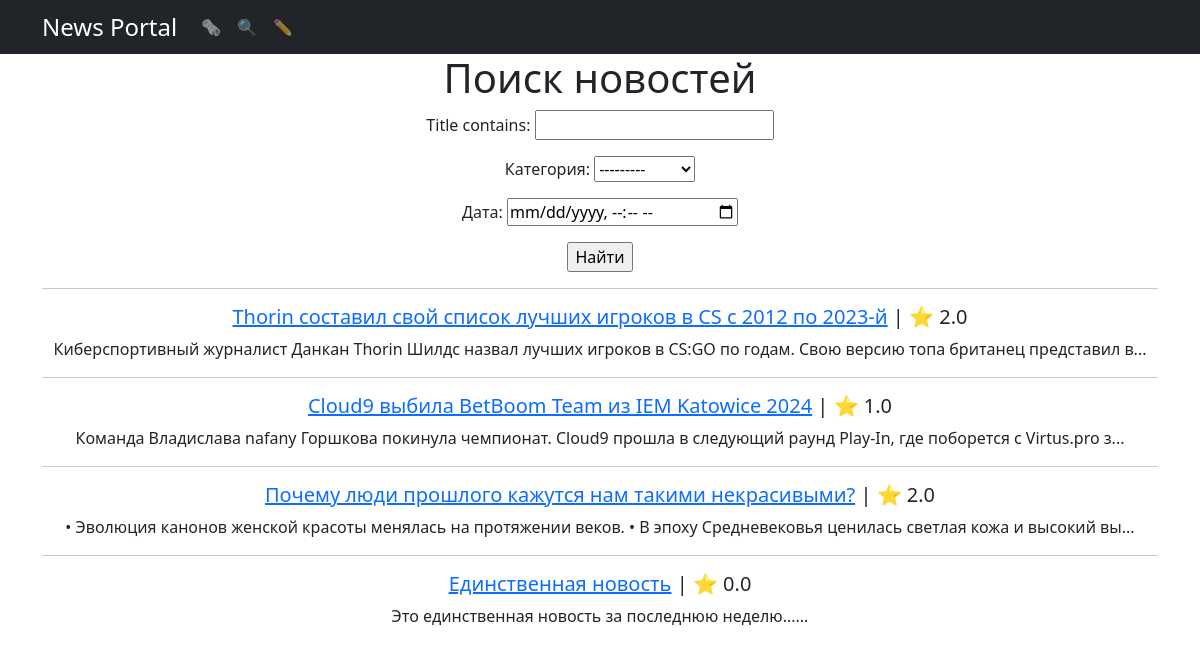
The app's page /search/, older data.
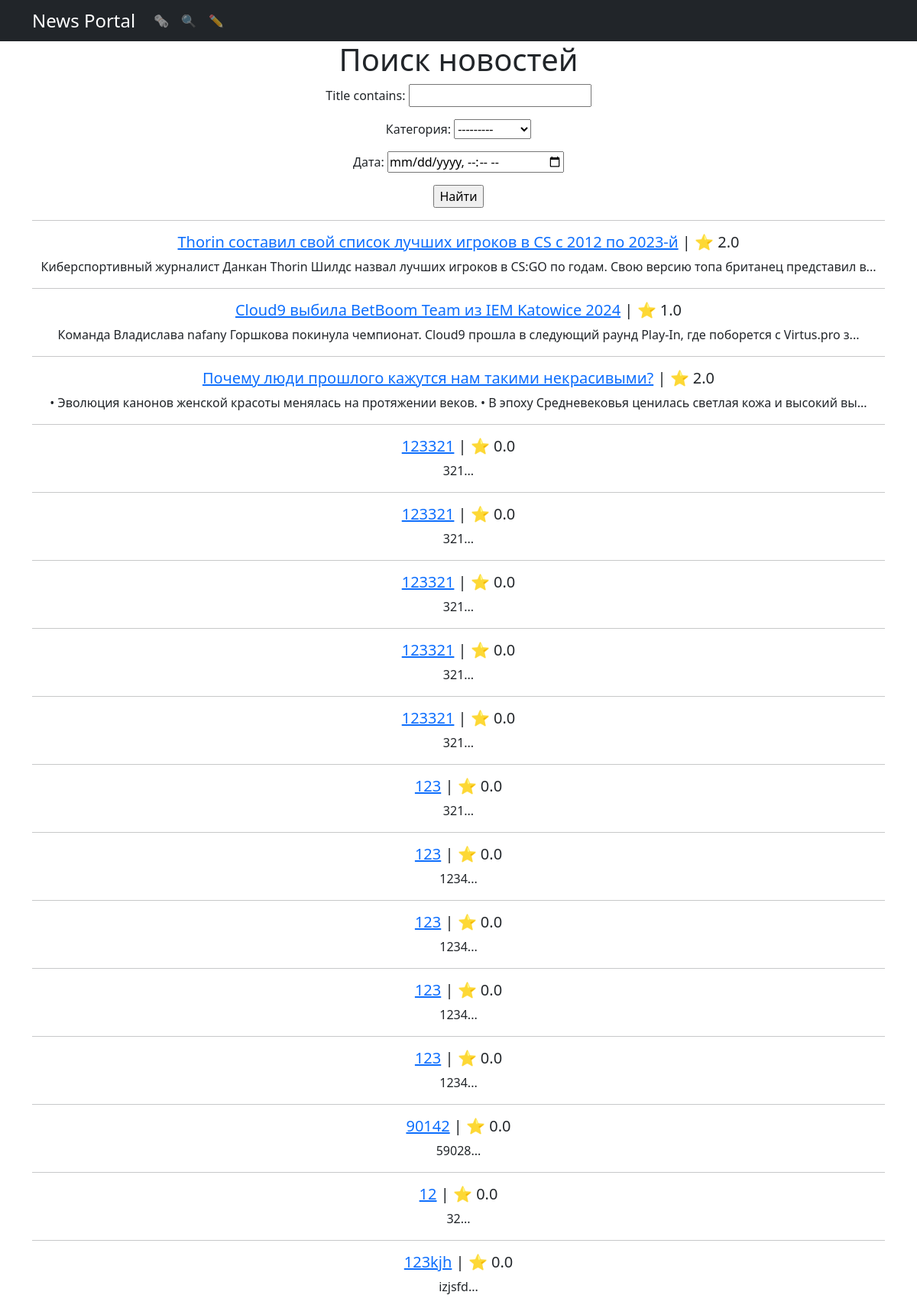
The same page, newer data.
### news/models.py (models this page shows, shortened)
class Post(models.Model):
    content_type = models.CharField(max_length = 2,
                                  choices = CONTENT_TYPE,
                                  default = article)
    author = models.ForeignKey("Author", on_delete = models.CASCADE)
    datetime = models.DateTimeField(auto_now_add=True)
    category = models.ManyToManyField("Category", through='PostCategory')
    title = models.TextField()
    text = models.TextField()
    rating = models.FloatField(default=0)

### news/views.py (the view)
# urls.py: path('search/', SearchList.as_view(), name='search_list'),
class SearchList(ListView):
    queryset = Post.objects.order_by('datetime')
    template_name = 'search.html'
    context_object_name = 'news'
    def get_queryset(self):
        queryset = super().get_queryset()
        self.filterset = PostFilter(self.request.GET, queryset)
        return self.filterset.qs
    def get_context_data(self, **kwargs):
        context = super().get_context_data(**kwargs)
        context['filterset'] = self.filterset
        return context

### news/models.py (called while the page is built)
    def __str__(self):
        return self.name

### news/templatetags/custom_filters.py (called while the page is built)
@register.filter()
def preview_text(text):
    return f"{text[:124]}..."

### templates/search.html
{% extends 'flatpages/default.html' %}
{% load custom_filters %}
{% block content %}
    <h1>Поиск новостей</h1>
    <form action="" method="get">
        {{ filterset.form.as_p }}
        <input type="submit" value="Найти" />
    </form>
    {% if filterset.qs %}
        {% for post in filterset.qs %}
            <hr>
            <h5> <a href="{{post.id}}">{{ post.title }}</a>  | ⭐️ {{ post.rating }}</h5>
            <p>{{ post.text | preview_text}}</p>
        {% endfor %}
    {% else %}
    <h1 style="padding: 15% 5%">Ой 🫢</h1>
    <h5>По вашему запросу ничего не найдено</h5>
    {% endif %}
{% endblock content %}

Row changes from the older to the newer data that the page shows:
removed Post: title "Единственная новость", rating "0.0", text|preview_text "Это единственная новость за последнюю неделю......"
added Post: title "123321", rating "0.0", text|preview_text "321..."
added Post: title "123321", rating "0.0", text|preview_text "321..."
added Post: title "123321", rating "0.0", text|preview_text "321..."
added Post: title "123321", rating "0.0", text|preview_text "321..."
added Post: title "123321", rating "0.0", text|preview_text "321..."
added Post: title "123", rating "0.0", text|preview_text "321..."
added Post: title "123", rating "0.0", text|preview_text "1234..."
added Post: title "123", rating "0.0", text|preview_text "1234..."
added Post: title "123", rating "0.0", text|preview_text "1234..."
added Post: title "123", rating "0.0", text|preview_text "1234..."
added Post: title "90142", rating "0.0", text|preview_text "59028..."
added Post: title "12", rating "0.0", text|preview_text "32..."
added Post: title "123kjh", rating "0.0", text|preview_text "izjsfd..."
